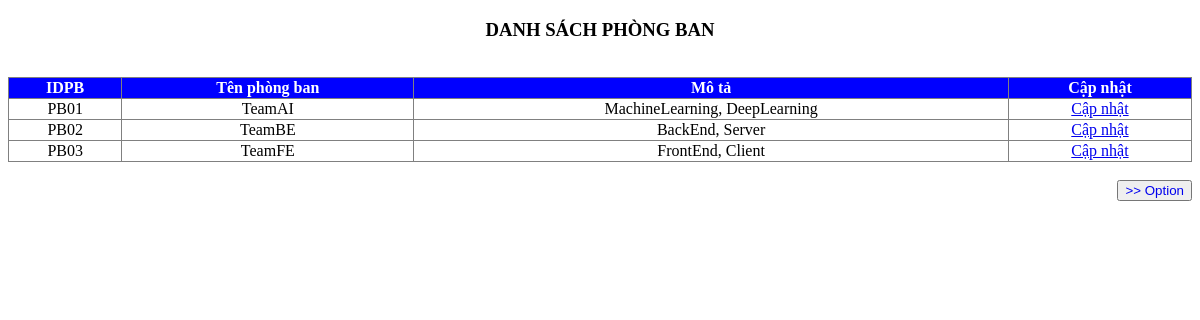
/capnhat.php, run on the app's committed database.
### tables this page shows
CREATE TABLE `phongban` (
  `IDPB` varchar(4) NOT NULL,
  `TenPB` varchar(30) NOT NULL,
  `MoTa` text NOT NULL
);

### capnhat.php (the view, shortened to what this page needs)
<!DOCTYPE html>
<html lang="en">
<head>
</head>
<body>
    <?php
        $servername = "localhost";
        $username = "root";
        $password = "";
        $DBname = "QLNV";
        $conn = new mysqli($servername, $username, $password, $DBname);
        $sql = "SELECT * FROM phongban";
        $result = $conn->query($sql);
        echo "<h3>DANH SÁCH PHÒNG BAN</h3><br>";
        if ($result->num_rows > 0) {
        echo '<table border = "1" width="100%">';
        echo "
        <tr>
            <th>IDPB</th>
            <th>Tên phòng ban</th>
            <th>Mô tả</th>
            <th>Cập nhật</th>
        </tr>";
        while($row = $result->fetch_assoc()) {
            echo "
                <tr>
                    <td> ". $row["IDPB"]." </td>
                    <td> ". $row["TenPB"]."</td>
                    <td> ". $row["MoTa"]." </td>
                    <td> <a href=form_capnhatPB.php?IDPB=".$row["IDPB"].">Cập nhật</a></td>
                </tr>";
        }
        } else {
        echo "0 results";
        }
        echo '</table>
        <br>
        <button class="btn"><a href="option.php">>> Option</a></button>';
        ?>
</body>
</html>

### capnhat.php (style rules this page uses)
table, th,tr,td, h3 { text-align: center; }
table { border-collapse: collapse; }
th { background-color:blue; color :white; }
.btn { float: right; }
.btn a { text-decoration: none; }

### data on the page
phongban: IDPB "PB01", TenPB "TeamAI", MoTa "MachineLearning, DeepLearning"
phongban: IDPB "PB02", TenPB "TeamBE", MoTa "BackEnd, Server"
phongban: IDPB "PB03", TenPB "TeamFE", MoTa "FrontEnd, Client"
